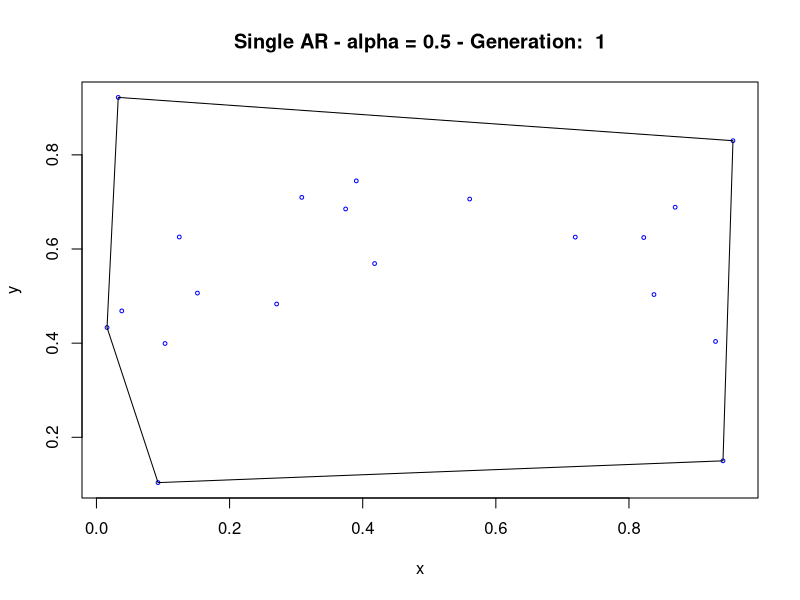
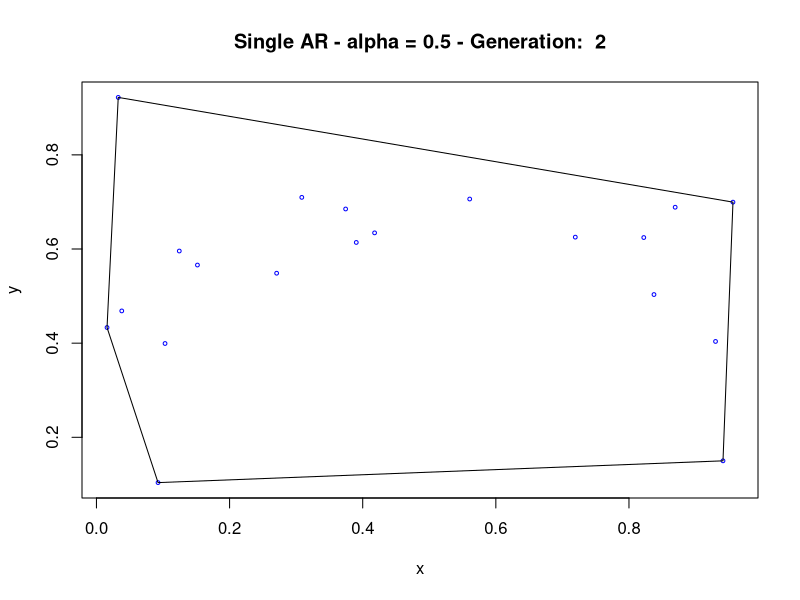
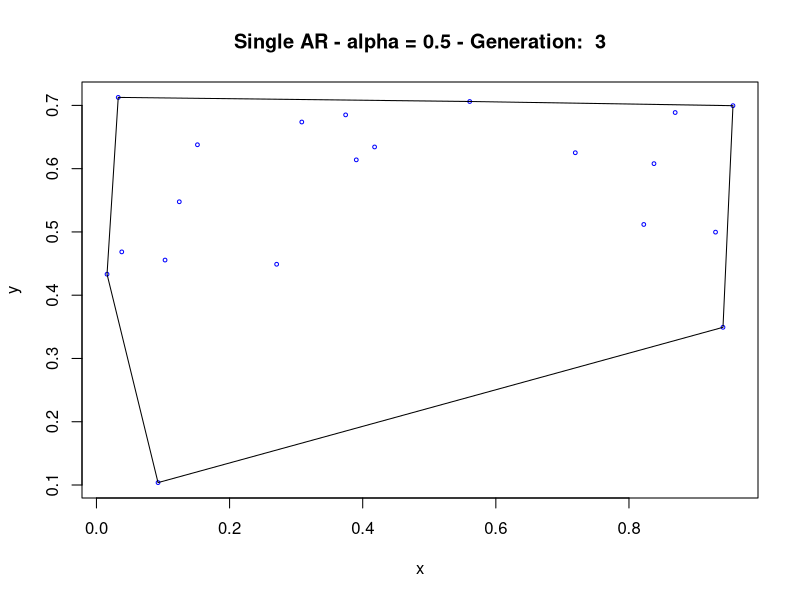
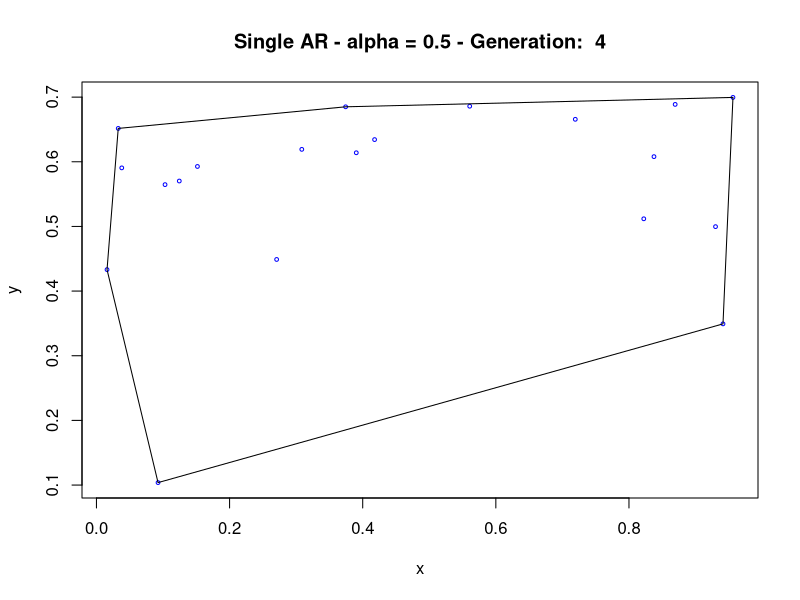
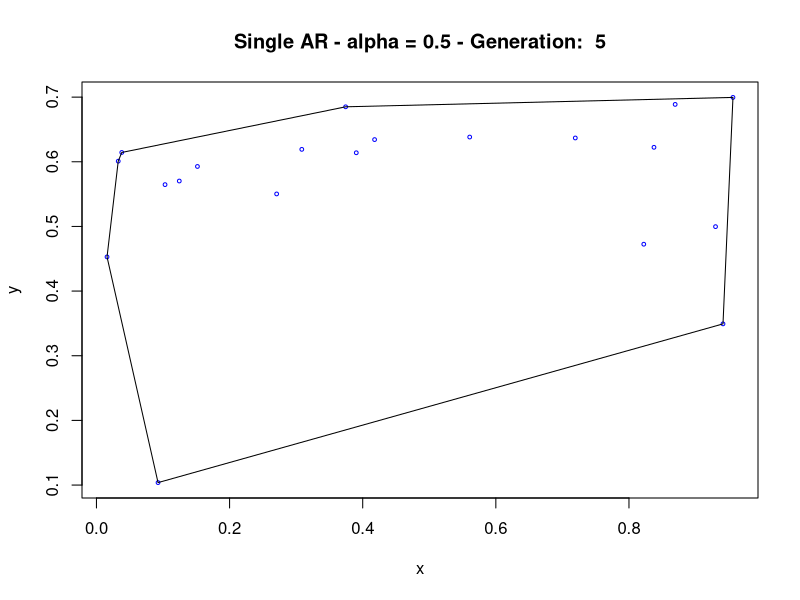
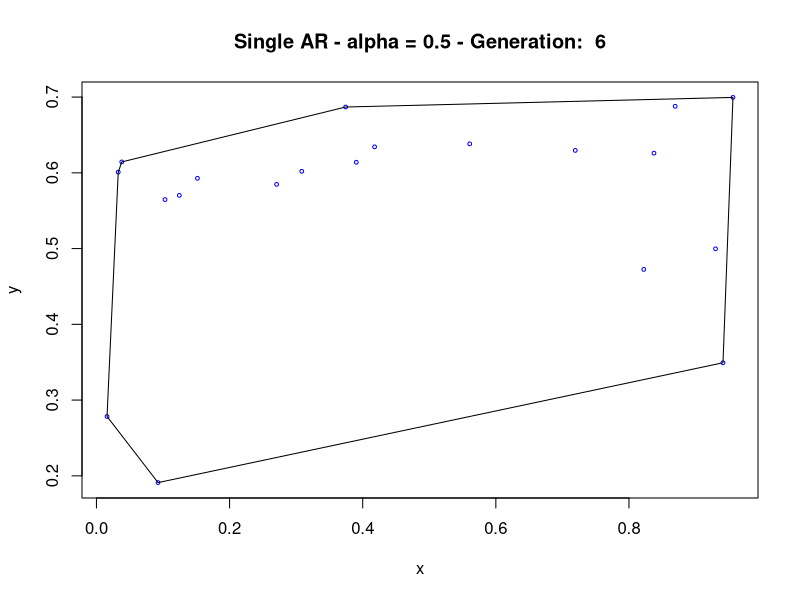
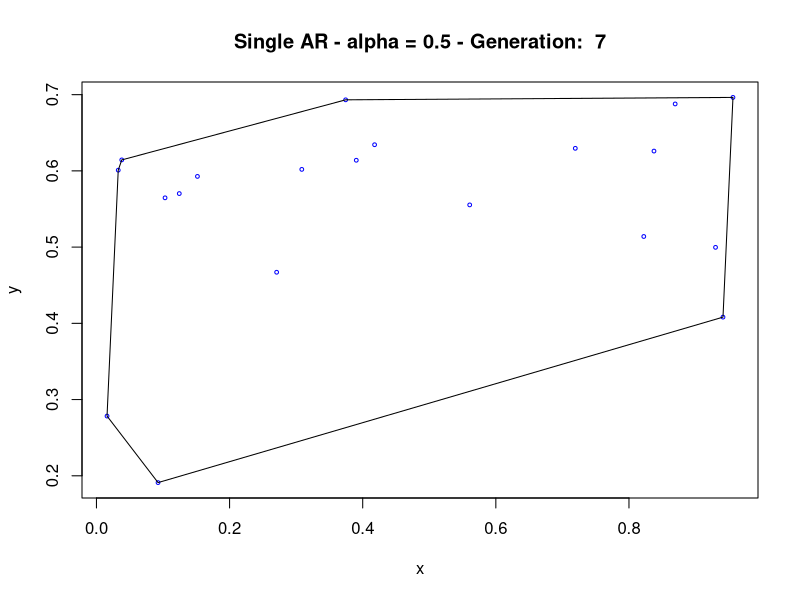
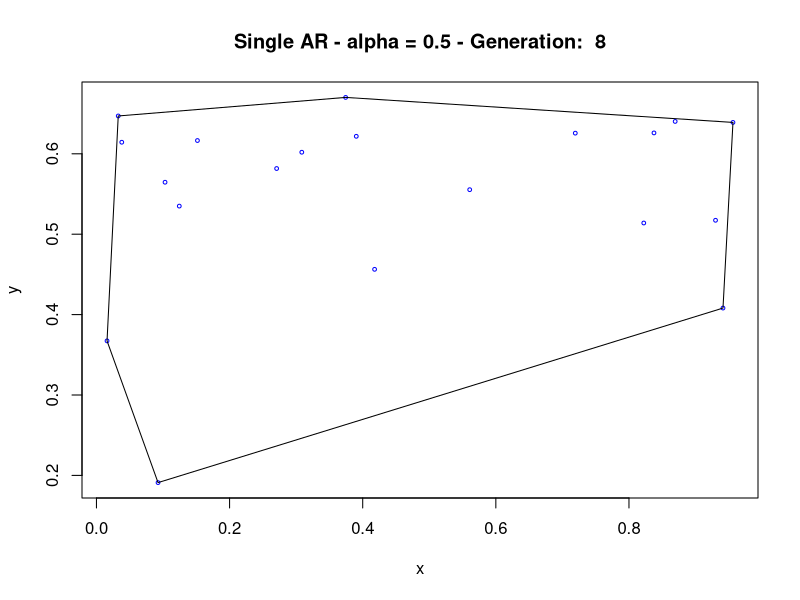

Source code (R) for these figures, in order:
# 20 zweidimensionale Individuen
# - alle Komponenten werden zufällig aus {0,1} gewählt
# Zufällige Elternselection
# Erzeugung von 2 Kindindividuen durch Rekombination des Elternpaares
# Generationenmodell
# 10 Generationen

# Single Arithmetic Recombination (1.alpha = 0.5 und 2. element[0,1] für jedes Elternpaar)
# Whole Arithemtic Recombination (1.alpha = 0.5 und 2. element[0,1] für jedes Elternpaar)

# Visualisierung der Ergebnisse
plt <- function(pop, recombination_method, alpha_rand, i, method) {
    if (method == "sar") {
        if (alpha_rand) {
            name <- paste("Single AR - alpha is random - Generation: ", i)
        } else {
            name <- paste("Single AR - alpha = 0.5 - Generation: ", i)
        }
    } else {
        if (alpha_rand) {
            name <- paste("Whole AR - alpha is random - Generation: ", i)
        } else {
            name <- paste("Whole AR - alpha = 0.5 - Generation: ", i)
        }
    }

    # formating for ploting
    x <- c()
    y <- c()
    for (i in seq_len(length(unlist(pop)))) {
        if (i %% 2 == 0) {
            x <- append(x, unlist(pop)[i])
        } else {
            y <- append(y, unlist(pop)[i])
        }
    }

    plot(x, y, main = name, xlab = "x", ylab = "y", type = "p", cex = 0.5, col = "blue")
    hpts <- chull(x, y)
    hpts <- c(hpts, hpts[1])
    lines(x[hpts], y[hpts])
}

# Population Initialisierung
init <- function() {
    pop <- list()
    for (i in seq_len(20)) {
        pop[[i]] <- runif(2, 0, 1)
    }
    return(pop)
}

# Single Arithmetic Recombination
single_ar <- function(indiv1, indiv2, alpha_rand) {
    children <- list()
    alpha <- 0.5
    if (alpha_rand) {
        alpha <- runif(1)
    }
    # pick single gene
    k <- sample(0:1, 1)
    indiv1[k] <- alpha * indiv2[k] + (1 - alpha) * indiv1[k]
    indiv2[k] <- alpha * indiv1[k] + (1 - alpha) * indiv2[k]

    children[[1]] <- indiv1
    children[[2]] <- indiv2
    return(children)
}

# Whole Arithmetic Recombination
# takes weighted sum of alleles from parents
whole_ar <- function(indiv1, indiv2, alpha_rand) {
    children <- list()
    i1 <- c(0.0, 0.0)
    i2 <- c(0.0, 0.0)
    alpha <- 0.5
    if (alpha_rand) {
        alpha <- runif(1)
    }

    # Berechnung Kind 1
    i1[1] <- alpha * indiv1[1] + (1 - alpha) * indiv2[1]
    i1[2] <- alpha * indiv1[2] + (1 - alpha) * indiv2[2]
    # Berechnung Kind 2
    i2[1] <- alpha * indiv2[1] + (1 - alpha) * indiv1[1]
    i2[2] <- alpha * indiv2[2] + (1 - alpha) * indiv1[2]

    children[[1]] <- i1
    children[[2]] <- i2
    return(children)
}

# Algorithmus fuer eine Generation
gen <- function(pop, recombination_method, alpha_rand, method) {
    new_pop <- list()
    i <- 1
    while (length(pop) >= 2) {
        # Selektion
        indiv1 <- sample(pop, 1, replace = FALSE)
        pop[[which(pop %in% indiv1)[1]]] <- NULL
        indiv2 <- sample(pop, 1, replace = FALSE)
        pop[[which(pop %in% indiv2)[1]]] <- NULL
        # Rekombination
        children <- recombination_method(indiv1[[1]], indiv2[[1]], alpha_rand)
        # Generationenmodell - nur Kinder werden übernommmen
        new_pop[[i]] <- children[[1]]
        new_pop[[i + 1]] <- children[[2]]
        i <- i + 2
    }
    return(new_pop)
}

# Algorithm for all generations
ga <- function(recombination_method, alpha_rand = FALSE, name, method) {
    print(name)
    pdf(file = name)
    pop <- init()
    # 10 Generationen
    for (i in seq_len(10)) {
        pop <- gen(pop, recombination_method, alpha_rand, method)
        plt(pop, recombination_method, alpha_rand, i, method)
    }
    dev.off()
    return(pop)
}


# Berechnen des Algorithmus für verschiedene Werte
main <- function() {
    # Single Arithmetic Recombination
    ga(single_ar, name = "sar-5.pdf", method = "sar")
    ga(single_ar, alpha_rand = TRUE, name = "sar-random.pdf", method = "sar")

    # Whole Arithmetic Recombination
    ga(whole_ar, name = "war-5.pdf", method = "war")
    ga(whole_ar, alpha_rand = TRUE, name = "war-random.pdf", method = "war")
}

main()